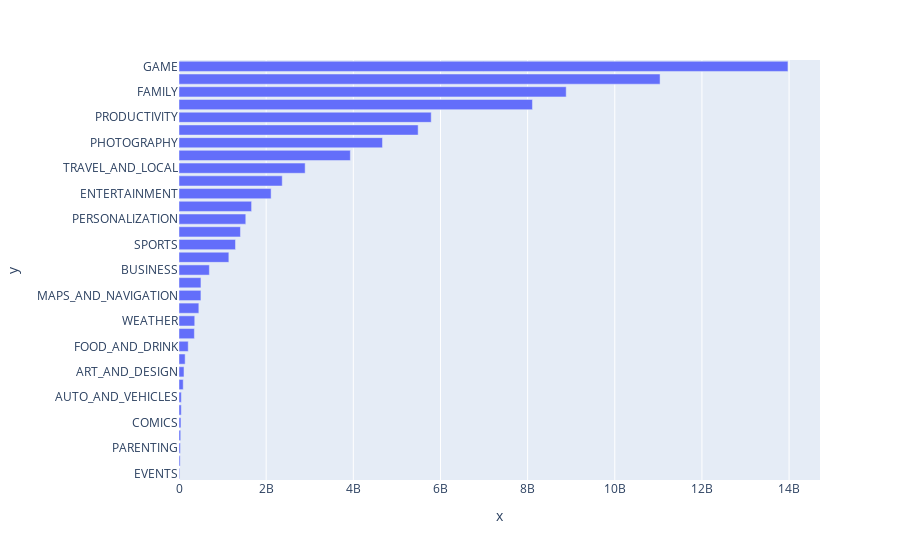

This figure's notebook cell:
### Markdown cell above
### Horizontal Bar Chart - Most Popular Categories (Highest Downloads)

### Code cell
h_bar = px.bar(x = category_installs.Installs, y = category_installs.index, orientation='h')

h_bar.show()

### Figure 1 — Plotly figure (JSON) as saved in the notebook; plotly's stock layout.template omitted (floating-point values rounded to 4 significant figures)
{"data": [{"alignmentgroup": "True", "hovertemplate": "x=%{x}<br>y=%{y}<extra></extra>", "legendgroup": "", "marker": {"color": "#636efa", "pattern": {"shape": ""}}, "name": "", "offsetgroup": "", "orientation": "h", "showlegend": false, "textposition": "auto", "type": "bar", "x": [15949410, 26916200, 31116110, 39262676, 44931100, 52083000, 53129800, 97082000, 114233100, 140912410, 211777750, 352852000, 361096500, 455249400, 503267560, 503611120, 697018120, 1144006220, 1296431465, 1410331540, 1532352930, 1665791655, 2113660000, 2369110650, 2894859300, 3931897200, 4669143130, 5487841475, 5788070180, 8110724500, 8885055490, 11039241530, 13973762717], "xaxis": "x", "y": ["EVENTS", "BEAUTY", "PARENTING", "MEDICAL", "COMICS", "LIBRARIES_AND_DEMO", "AUTO_AND_VEHICLES", "HOUSE_AND_HOME", "ART_AND_DESIGN", "DATING", "FOOD_AND_DRINK", "EDUCATION", "WEATHER", "FINANCE", "MAPS_AND_NAVIGATION", "LIFESTYLE", "BUSINESS", "HEALTH_AND_FITNESS", "SPORTS", "SHOPPING", "PERSONALIZATION", "BOOKS_AND_REFERENCE", "ENTERTAINMENT", "NEWS_AND_MAGAZINES", "TRAVEL_AND_LOCAL", "VIDEO_PLAYERS", "PHOTOGRAPHY", "SOCIAL", "PRODUCTIVITY", "TOOLS", "FAMILY", "COMMUNICATION", "GAME"], "yaxis": "y"}], "layout": {"autosize": true, "barmode": "relative", "legend": {"tracegroupgap": 0}, "margin": {"t": 60}, "xaxis": {"anchor": "y", "autorange": true, "domain": [0, 1], "range": [0, 14710000000.0], "title": {"text": "x"}, "type": "linear"}, "yaxis": {"anchor": "x", "autorange": true, "domain": [0, 1], "range": [-0.5, 32.5], "title": {"text": "y"}, "type": "category"}}}
